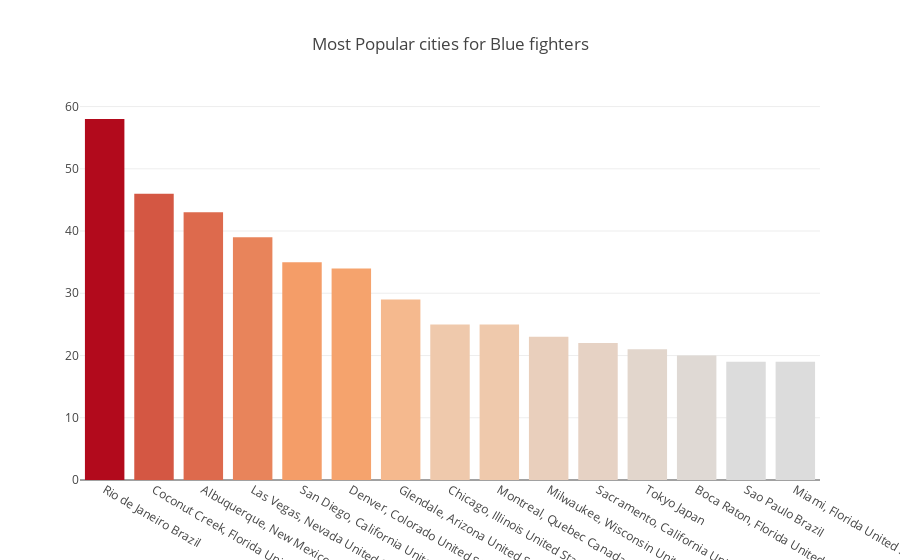

Notebook source saved alongside this figure:
### Code cell
cnt_srs = df['B_Location'].value_counts().head(15)

trace = go.Bar(
    x=cnt_srs.index,
    y=cnt_srs.values,
    marker=dict(
        color=cnt_srs.values,
    ),
)

layout = go.Layout(
    title='Most Popular cities for Blue fighters'
)

data = [trace]
fig = go.Figure(data=data, layout=layout)
offline.iplot(fig, filename="Ratio")

### Figure 1 — Plotly figure (JSON) as saved in the notebook; plotly's stock layout.template omitted (floating-point values rounded to 4 significant figures)
{"data": [{"marker": {"color": [58, 46, 43, 39, 35, 34, 29, 25, 25, 23, 22, 21, 20, 19, 19]}, "type": "bar", "x": ["Rio de Janeiro Brazil", "Coconut Creek, Florida United States", "Albuquerque, New Mexico United States", "Las Vegas, Nevada United States", "San Diego, California United States", "Denver, Colorado United States", "Glendale, Arizona United States", "Chicago, Illinois United States", "Montreal, Quebec Canada", "Milwaukee, Wisconsin United States", "Sacramento, California United States", "Tokyo Japan", "Boca Raton, Florida United States", "Sao Paulo Brazil", "Miami, Florida United States"], "y": [58, 46, 43, 39, 35, 34, 29, 25, 25, 23, 22, 21, 20, 19, 19]}], "layout": {"title": "Most Popular cities for Blue fighters"}}
